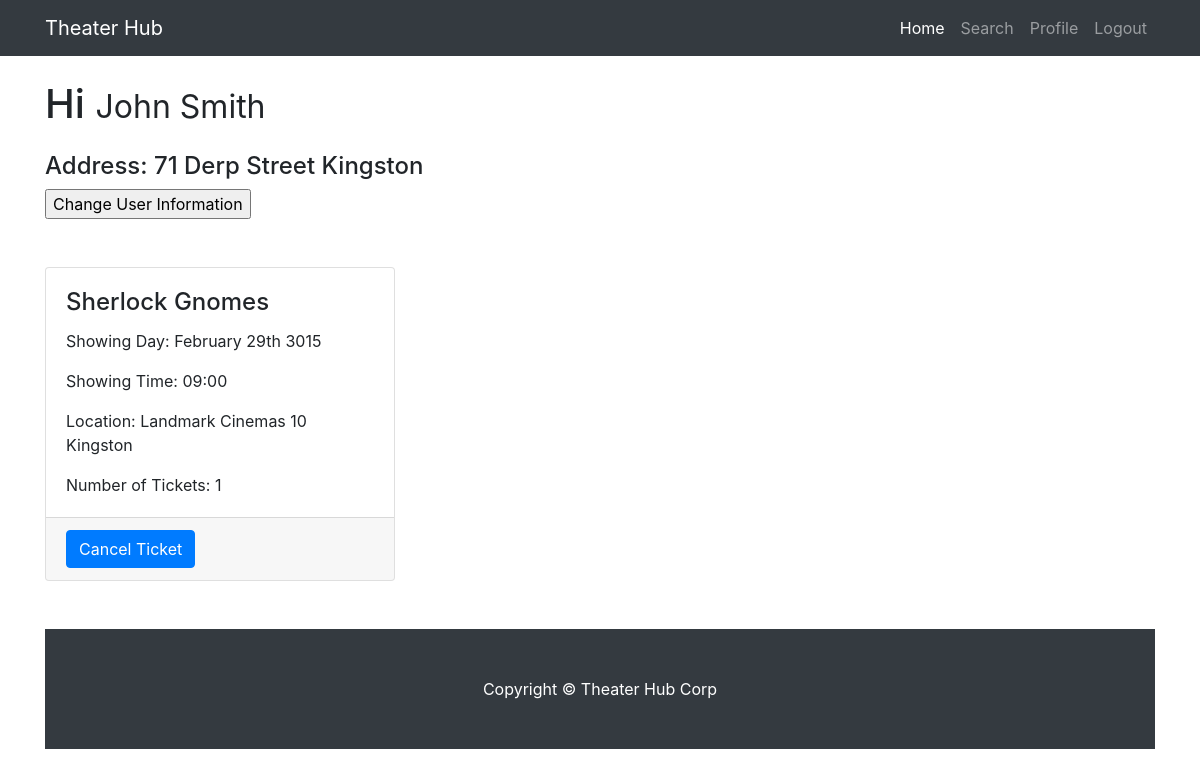
Page /profile.php (signed in) on the earlier database version.
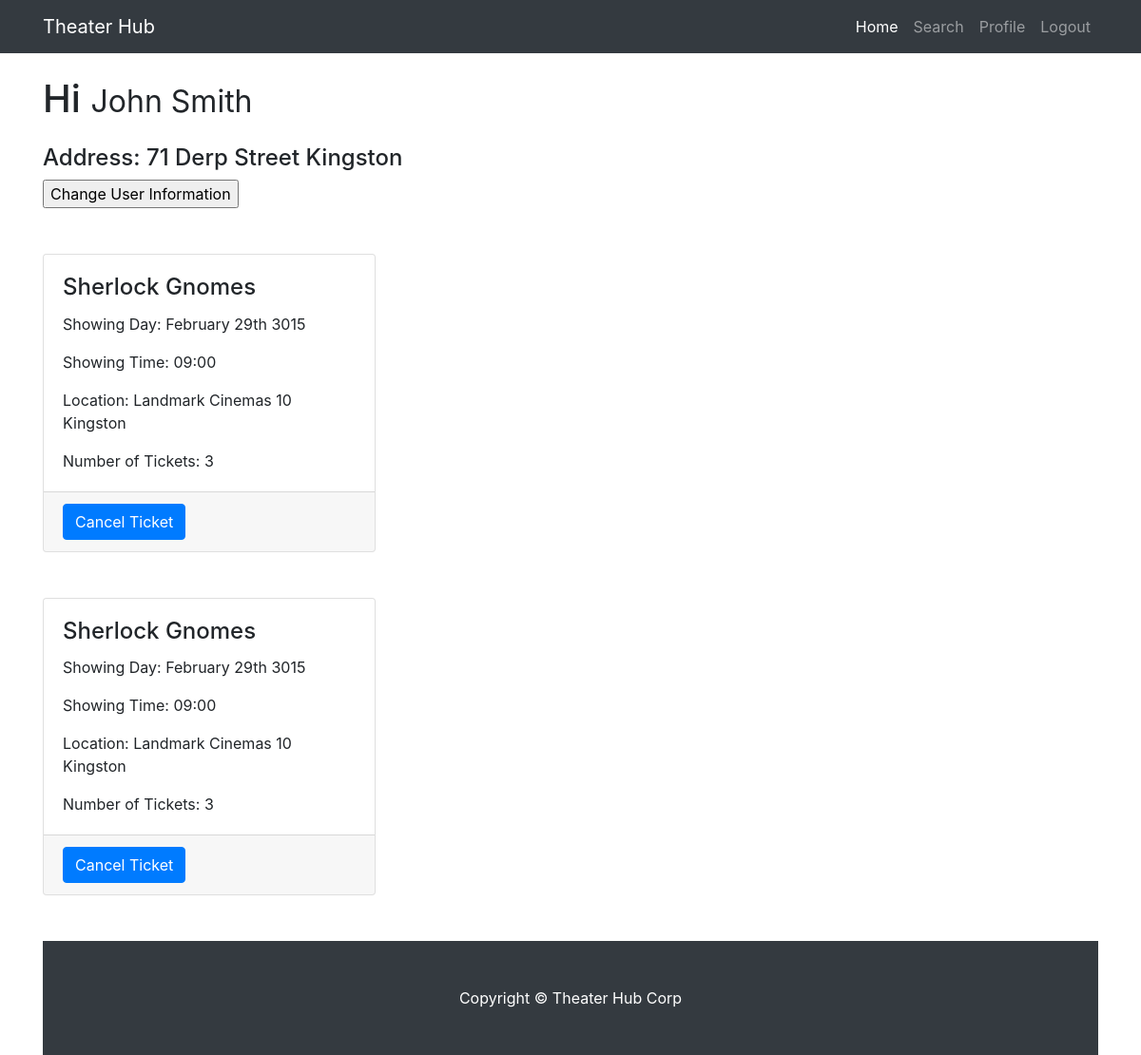
Same page on the later database version.
### tables this page shows
CREATE TABLE User (
AccountNumber 	 VARCHAR(8) 		NOT NULL,
FNAME 			 VARCHAR(30) 		NOT NULL,
LNAME 			 VARCHAR (30) 		NOT NULL,
StreetNumber 	 INTEGER 			NOT NULL,
Street 			 VARCHAR(15) 		NOT NULL,
City 			 VARCHAR(15) 		NOT NULL,
PhoneNumber 	 INTEGER 			NOT NULL,   
Email 			 VARCHAR(30) 		NOT NULL,
Password 		 VARCHAR(20) 		NOT NULL,
CreditCardNumber VARCHAR(16) 		,
ExpDate 		 NUMERIC(4,0) 		,         
 
IsAdmin          NUMERIC(1,0)       NOT NULL,
PRIMARY KEY (AccountNumber)  
);

CREATE TABLE Reservations (
AccountNumber 	    CHAR(8) 			NOT NULL,
ReservationNumber   INTEGER             NOT NULL,    
ShowingNumber       INTEGER             NOT NULL,    
Quantity 		    INTEGER     	    NOT NULL,
PRIMARY KEY(ReservationNumber),
FOREIGN KEY(ShowingNumber) REFERENCES Showing(ShowingNumber),
FOREIGN KEY(AccountNumber) REFERENCES User(AccountNumber) ON DELETE CASCADE
);

CREATE TABLE Showing (
ShowingNumber               INTEGER         NOT NULL,    
MovieTitle			        VARCHAR(30)	    NOT NULL,
ComplexName			        VARCHAR(50)	    NOT NULL,
StartTime			        VARCHAR(30) 	NOT NULL,    
StartDate			        VARCHAR(30)     NOT NULL,    
TheaterNumber			    INTEGER		    NOT NULL,
NumberOfSeatsAvailable      INTEGER		    NOT NULL,
PRIMARY KEY(ShowingNumber, MovieTitle),
FOREIGN KEY(MovieTitle) REFERENCES Movie(MovieTitle),
FOREIGN KEY(ComplexName, TheaterNumber) REFERENCES TheaterRoom(ComplexName,TheaterNumber)
);

### profile.php (the view, shortened to what this page needs)
<?php
    $servername = "localhost";
    $username = "root";
    $password = "";
    $dbname = "final_theaterdb";
    $conn = new mysqli($servername, $username, $password, $dbname);
    $accountnumber = $_SESSION["accountnumber"];
    $fname_query_result = $conn->query("select FNAME from User where AccountNumber ='$accountnumber'");
    $fname = mysqli_fetch_array($fname_query_result)['FNAME'];
    $lname_query_result = $conn->query("select LNAME from User where AccountNumber ='$accountnumber'");
    $lname = mysqli_fetch_array($lname_query_result)['LNAME'];
    $streetnum_query_result = $conn->query("select StreetNumber from User where AccountNumber ='$accountnumber'");
    $streetnum = mysqli_fetch_array($streetnum_query_result)['StreetNumber'];
    $street_query_result = $conn->query("select Street from User where AccountNumber ='$accountnumber'");
    $street = mysqli_fetch_array($street_query_result)['Street'];
    $city_query_result = $conn->query("select City from User where AccountNumber ='$accountnumber'");
    $city = mysqli_fetch_array($city_query_result)['City'];
    $resnum_query_result = $conn->query("select ReservationNumber from Reservations where AccountNumber ='$accountnumber'");
?>
<!DOCTYPE html>
<html lang="en">
  <head>
    <link href="vendor/bootstrap/css/bootstrap.min.css" rel="stylesheet">
    <link href="css/portfolio-item.css" rel="stylesheet">
  </head>
  <body>
    <nav class="navbar navbar-expand-lg navbar-dark bg-dark fixed-top">
      <div class="container">
        <a class="navbar-brand" href="#">Theater Hub</a>
        <div class="collapse navbar-collapse" id="navbarResponsive">
          <ul class="navbar-nav ml-auto">
            <li class="nav-item active">
              <a class="nav-link" href="home.php">Home
              </a>
            </li>
            <li class="nav-item">
              <a class="nav-link" href="search.php">Search</a>
            </li>
             <li class="nav-item">
              <a class="nav-link" href="profile.php">Profile</a>
            </li>
            <li class="nav-item">
              <a class="nav-link" href="login.html">Logout</a>
            </li>
          </ul>
        </div>
      </div>
    </nav>
    <div class="container">
      <h1 class="my-4">Hi
        <?php
        echo "<small>" . $fname . " "  . $lname . "</small>";
        ?>
      </h1>
      <h4> Address: <?php echo "$streetnum "; echo " $street"; echo  "  $city"; ?> </h4>
      <form>
<input type="button" value="Change User Information" onclick="window.location.href='UserSettings.php'" />
</form>
<br>
<?php
while ($row = mysqli_fetch_array($resnum_query_result)) {
    $shonum_query_result = $conn->query("select ShowingNumber from Reservations where AccountNumber ='$accountnumber'");
    $shonum = mysqli_fetch_array($shonum_query_result)['ShowingNumber'];
    $quantity_query_result = $conn->query("select Quantity from Reservations where AccountNumber ='$accountnumber'");
    $quantity = mysqli_fetch_array($quantity_query_result)['Quantity'];
    $date_query_result = $conn->query("select StartDate from Showing where ShowingNumber ='$shonum'");
    $date = mysqli_fetch_array($date_query_result)['StartDate'];
    $complex_query_result = $conn->query("select ComplexName from Showing where ShowingNumber ='$shonum'");
    $complex = mysqli_fetch_array($complex_query_result)['ComplexName'];
    $time_query_result = $conn->query("select StartTime from Showing where ShowingNumber ='$shonum'");
    $time = mysqli_fetch_array($time_query_result)['StartTime'];
    $movie_query_result = $conn->query("select MovieTitle from Showing where ShowingNumber ='$shonum'");
    $movie = mysqli_fetch_array($movie_query_result)['MovieTitle'];
?>
    <div class="row">
       <div class="col-sm-4 my-4">
          <div class="card">
            <div class="card-body">
              <h4 class="card-title"> <?php echo  $movie ; ?> </h4>
              <p class="card-text">Showing Day: <?php echo  $date ; ?> </p>
               <p class="card-text">Showing Time: <?php echo $time ; ?> </p>
               <p class="card-text">Location: <?php echo  $complex ; ?> </p>
               <p class="card-text">Number of Tickets: <?php echo  $quantity ; ?> </p>
            </div>
            <div class="card-footer">
            	<?php
            	echo "<form method='get' action='cancelticket.php'>";
                echo "<input type='submit' class='btn btn-primary'  value='Cancel Ticket' >";
                echo "</form>";
                ?>
            </div>
          </div>
        </div>
    </div>
<?php
}
?>
    <br>
    <footer class="py-5 bg-dark">
      <div class="container">
        <p class="m-0 text-center text-white">Copyright &copy; Theater Hub Corp</p>
      </div>
    </footer>
  </body>
</html>

### css/portfolio-item.css (style rules this page uses)
body { padding-top: 54px; }
@media (min-width: 992px) { body { padding-top: 56px; } }

Differences in the rows shown:
changed reservations (number 1 of 2 on the later page): Quantity "1" → "3"
added reservations: showing.MovieTitle "Sherlock Gnomes", showing.StartDate "February 29th 3015", showing.StartTime "09:00", showing.ComplexName "Landmark Cinemas 10 Kingston", reservations.Quantity "3"
